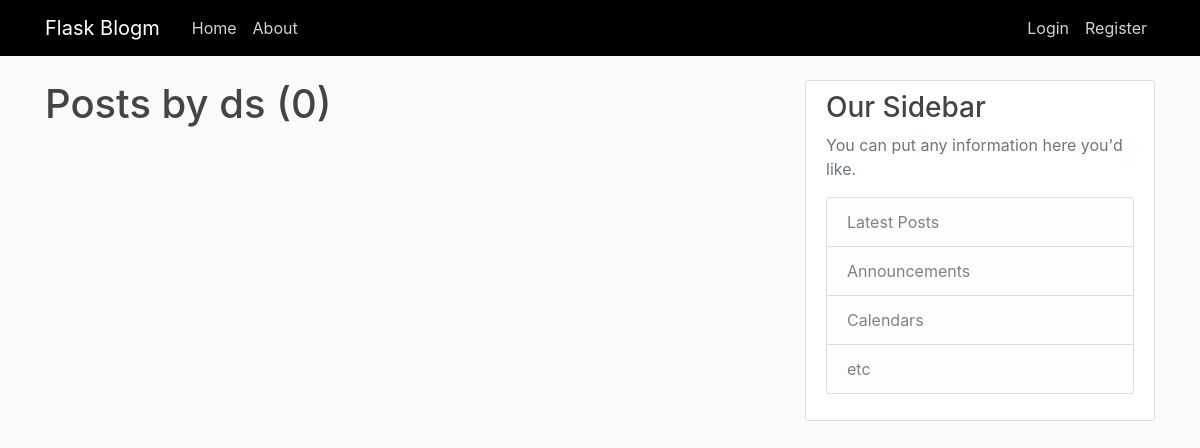
The page /user/ds on the database as committed earlier.
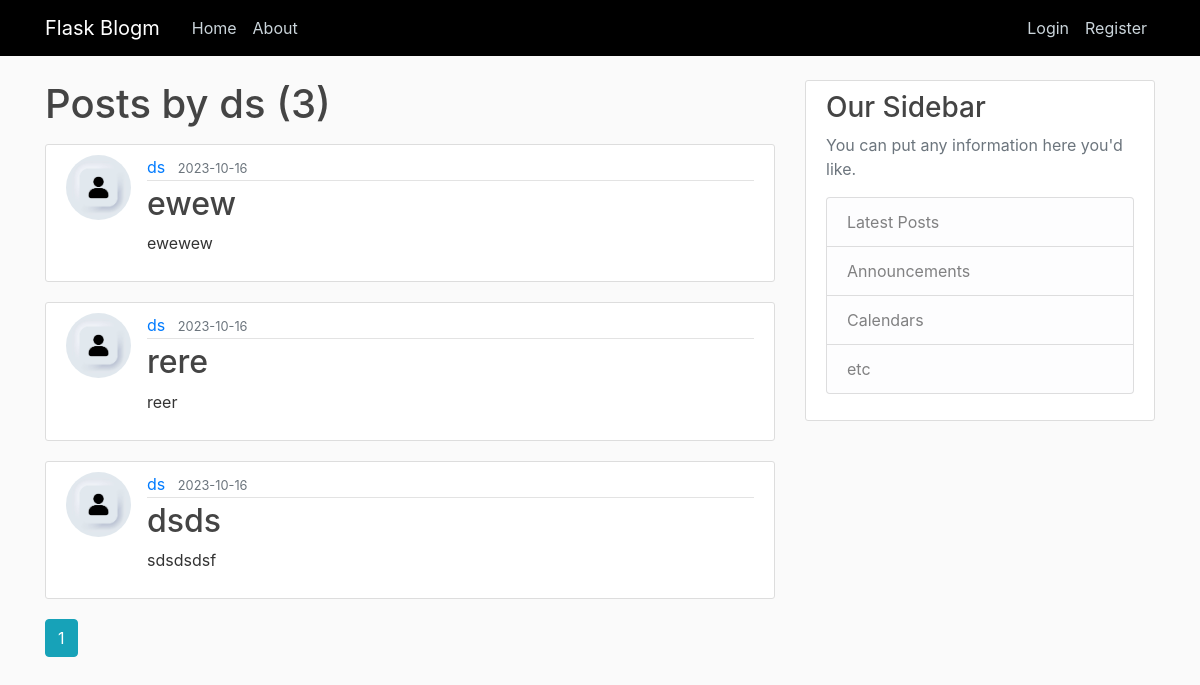
The same page on the database as committed later.
### flaskblog/models.py (models this page shows, shortened)
class Posts(db.Model):
    id:int = db.Column(db.Integer, primary_key=True)
    title:str = db.Column(db.String(100), nullable=False)
    date:datetime = db.Column(db.DateTime, nullable=False, default=datetime.utcnow)
    content:str = db.Column(db.Text, nullable=False)
    user_id:int = db.Column(db.Integer, db.ForeignKey('users.id'), nullable=False)

class Users(db.Model,UserMixin):
    id:int = db.Column(db.Integer, primary_key=True)
    Username:str = db.Column(db.String(20), unique=True, nullable=False)
    Email:str= db.Column(db.String(100), unique=True, nullable=False, )
    Image_file:str = db.Column(db.String(20), nullable=False,
                           default='default.jpg')
    password:str = db.Column(db.String(60), nullable=False)
    post = db.relationship('Posts', backref='author', lazy=True)

### flaskblog/users/routes.py (the view)
@users.route("/user/<string:username>")
def user_posts(username):
    page = request.args.get('page', 1, type=int)
    user = Users.query.filter_by(Username=username).first_or_404()
    post = Posts.query.filter_by(author=user)\
        .order_by(Posts.date.desc())\
        .paginate(page=page, per_page=5)
    return render_template('user_post.html', posts=post, user=user)

### flaskblog/templates/user_post.html
{% extends "layout.html" %}
{% block content %}
<h1 class="mb-3">Posts by {{ user.Username }} ({{ posts.total }})</h1>
{% for post in posts.items %}
<article class="media content-section">
    <img class="rounded-circle article-img" src="{{url_for('static',filename='profile_pic/'+post.author.Image_file) }}">
    <div class="media-body">
        <div class="article-metadata">
            <a class="mr-2" href="{{url_for('users.user_posts',username=post.author.Username)}}">{{ post.author.Username
                }}</a>
            <small class="text-muted">{{ post.date.strftime('%Y-%m-%d') }}</small>
        </div>
        <h2><a class="article-title" href="{{url_for('posts.post',Posts_id=post.id)}}">{{ post.title }}</a></h2>
        <p class="article-content">{{ post.content }}</p>
    </div>
</article>
{% endfor %}
{% for page_num in posts.iter_pages(left_edge=1, right_edge=1, left_current=1, right_current=2) %}
{% if page_num %}
{% if posts.page == page_num %}
<a class="btn btn-info mb-4" href="{{ url_for('users.user_posts', username=user.username, page=page_num) }}">{{ page_num
    }}</a>
{% else %}
<a class="btn btn-outline-info mb-4" href="{{ url_for('users.user_posts', username=user.username, page=page_num) }}">{{
    page_num }}</a>
{% endif %}
{% else %}
...
{% endif %}
{% endfor %}
{% endblock content %}

Rows that differ between the two databases and show on the page:
added Posts: Image_file (placeholder picture), author.Username "ds", date "2023-10-16", title "ewew", content "ewewew"
added Posts: Image_file (placeholder picture), author.Username "ds", date "2023-10-16", title "rere", content "reer"
added Posts: Image_file (placeholder picture), author.Username "ds", date "2023-10-16", title "dsds", content "sdsdsdsf"
Other text that changed with them:
{{ posts.total }}: "0" → "3"
new list line: "1"
